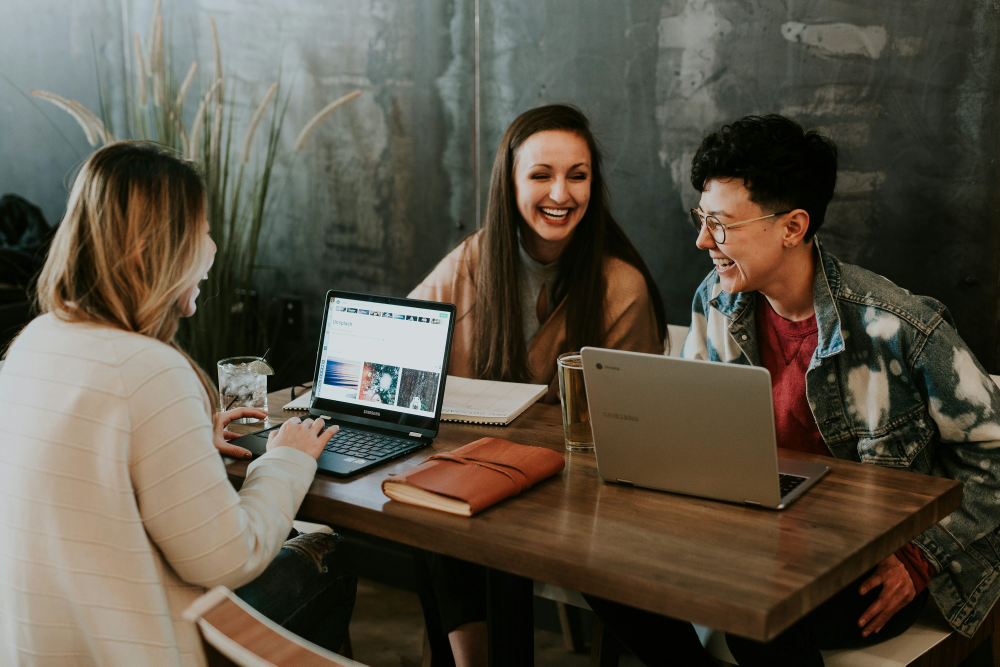
#> input picture scripts/source-images/rayah-edtech.jpg, 3000 x 2000 px (shown at 1/3 size)
$ python optimize-portfolio-images.py
#> lines starting #> are read from the running program, lines starting #| are printed output that depends on the picture
from pathlib import Path
from PIL import Image, ImageOps

ROOT = Path(__file__).resolve().parents[1]
SOURCE_DIR = ROOT / "scripts" / "source-images"
OUTPUT_DIR = ROOT / "public" / "images"

for source_name, target_name in (
    ("rayah-edtech.jpg", "rayah-edtech.webp"),
    ("fraud-detection.jpg", "fraud-detection.webp"),
):
    source = SOURCE_DIR / source_name
    target = OUTPUT_DIR / target_name
    with Image.open(source) as image:
#> image is the input picture: PIL image 3000x2000 RGB; mean R, G, B 90.4, 83.3, 69.6
        image = ImageOps.fit(image.convert("RGB"), (1600, 1103), method=Image.Resampling.LANCZOS, centering=(0.5, 0.5))
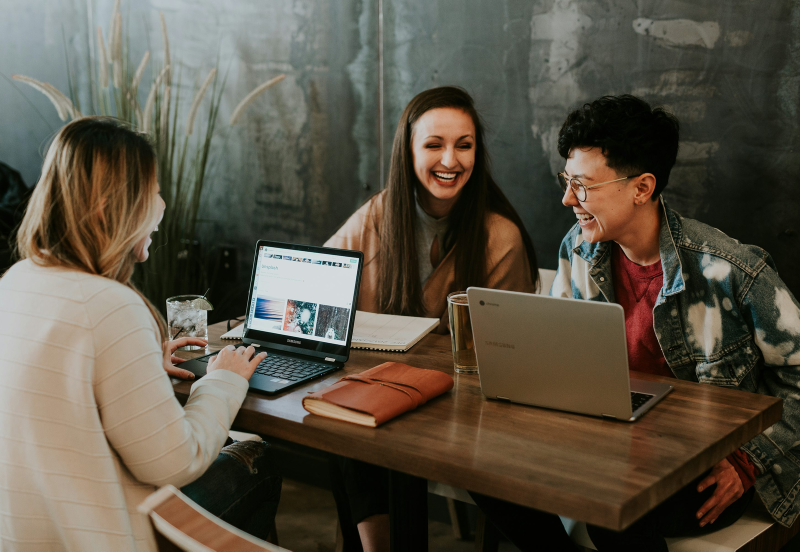
#> image: PIL image 1600x1103 RGB (shown at 1/2 size); mean R, G, B 90.5, 83.1, 69.2
        image.save(target, "WEBP", quality=80, method=6)
#> (the run stopped early here; a loop or call above may not have finished)
